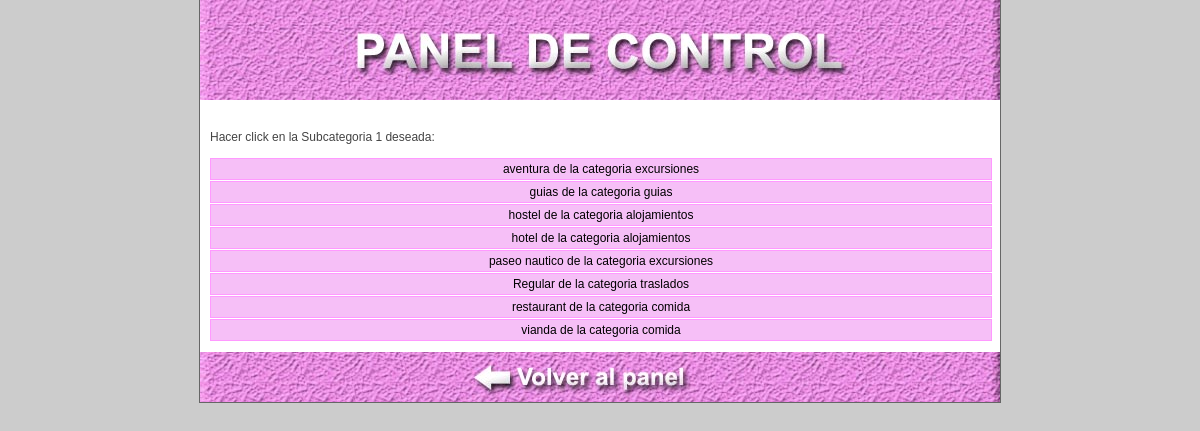
/utilidades/carga_foto1.php?tipo=sub1 (signed in), run on the app's committed database.
### tables this page shows
CREATE TABLE IF NOT EXISTS `subcategoria_1` (
  `clave` smallint(4) unsigned NOT NULL auto_increment,
  `clave_categoria_s1` tinyint(5) unsigned default NULL,
  `nombre_sub1` char(100) default NULL,
  `foto_sub1` char(100) default NULL,
  `texto_sub1` text,
  `publica_sub1` char(3) default NULL,
  PRIMARY KEY  (`clave`),
  KEY `clave` (`clave`,`nombre_sub1`,`foto_sub1`)
);

CREATE TABLE IF NOT EXISTS `categoria` (
  `clave` smallint(4) unsigned NOT NULL auto_increment,
  `nombre_categoria` char(100) default NULL,
  `foto_categoria` char(100) default NULL,
  `texto_categoria` text,
  `publica_categoria` char(3) default NULL,
  `ubicacion_categoria` tinyint(3) unsigned default NULL,
  PRIMARY KEY  (`clave`),
  KEY `clave` (`clave`,`nombre_categoria`,`foto_categoria`)
);

### utilidades/carga_foto1.php (the view, shortened to what this page needs)
<!DOCTYPE html>
<html xmlns="http://www.w3.org/1999/xhtml">
<head lang="es">
<link href="hoja.css" type="text/css" rel="stylesheet">
</head>
<body>
<div class="global" >
<div style="width:800px;height:100px;background-image:url(imagenes/encabezado.jpg);margin-bottom:20px"></div>
<div style="padding:10px">
<?php
if($_GET["tipo"]==""){
echo "<div>";
echo "Elegir el destino final de la foto:<br><br>";
echo "<input type='button' onclick=location.href='$_SERVER[PHP_SELF]?tipo=categoria' value='Categoria'>";
echo "<input type='button' onclick=location.href='$_SERVER[PHP_SELF]?tipo=sub1' value='Subcategoria 1'>";
echo "<input type='button' onclick=location.href='$_SERVER[PHP_SELF]?tipo=articulo' value='Articulo'>";
echo "</div>";
}else{
if($_GET["tipo"]=="sub1"){
$sql = mysql_query("select subcategoria_1.*, categoria.nombre_categoria from subcategoria_1 left outer join categoria on subcategoria_1.clave_categoria_s1 =categoria.clave order by subcategoria_1.nombre_sub1 asc ");
$cta_sql = mysql_num_rows($sql);
echo "Hacer click en la Subcategoria 1 deseada:<br><br>";
for($e=1;$e<=$cta_sql;$e++){
$lee_sql = mysql_fetch_assoc($sql);
echo "<div class='recuadro' style='width:780px' >";
echo "<a href='carga_fotos.php?categoria=$lee_sql[clave_categoria_s1]&sub1=$lee_sql[clave]&sub2=&articulo=' style='text-decoration:none;color:#000000'>$lee_sql[nombre_sub1] de la categoria $lee_sql[nombre_categoria]</a><br>";
echo "</div>";
}
}
}
?>
</div>
<div style="width:800px;height:50px;background-image:url(imagenes/volver.jpg);margin-bottom:0px;cursor:pointer" onclick="location.href='panel.php'"></div>
       </div>
</body>
</html>

### utilidades/hoja.css (style rules this page uses)
body { margin-left:0px; margin-right:0px; margin-bottom:0px; margin-top:0px; background-color:#FF99FF; font-family:arial; background-color:#cccccc; font-size:12px; color:#444444; }
.global { width:800px; margin: 0px auto; background-color:#FFFFFF; border-right-width: 1px; border-bottom-width: 1px; border-left-width: 1px; border-right-style: solid; border-bottom-style: solid; border-left-style: solid; border-top-color: #666666; border-right-color: #666666; border-bottom-color: #666666; border-left-color: #666666; }
.recuadro { float:left; text-align:center; height:20px; line-height:20px; border: 1px solid #FF99FF; margin-right:1px; margin-bottom:1px; background-color:#F6BFF7 }

### data on the page
subcategoria_1: nombre_sub1 "aventura", categoria.nombre_categoria "excursiones"
subcategoria_1: nombre_sub1 "guias", categoria.nombre_categoria "guias"
subcategoria_1: nombre_sub1 "hostel", categoria.nombre_categoria "alojamientos"
subcategoria_1: nombre_sub1 "hotel", categoria.nombre_categoria "alojamientos"
subcategoria_1: nombre_sub1 "paseo nautico", categoria.nombre_categoria "excursiones"
subcategoria_1: nombre_sub1 "Regular", categoria.nombre_categoria "traslados"
subcategoria_1: nombre_sub1 "restaurant", categoria.nombre_categoria "comida"
subcategoria_1: nombre_sub1 "vianda", categoria.nombre_categoria "comida"
